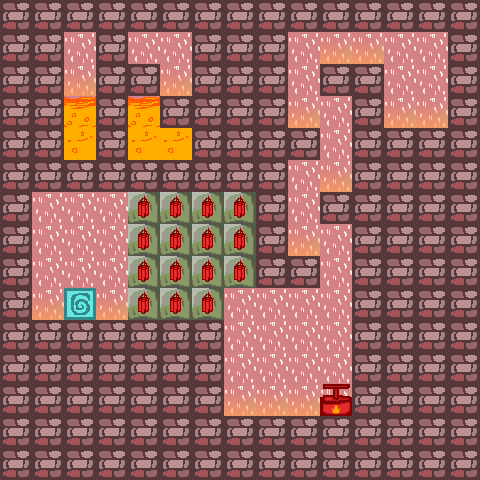

The image is a tile-based game level rendered from a .tmx file. Its description and complete source (layers, tilesets, objects, tile grids) follow:
An orthogonal 15x15 tile map with 32x32 px tiles, 2 tile layers (background, objects).

<map version="1.4" tiledversion="1.4.3" orientation="orthogonal" renderorder="right-down" width="15" height="15" tilewidth="32" tileheight="32" infinite="0" nextlayerid="3" nextobjectid="1">
 <tileset firstgid="1" source="testtiles2.tsx" />
 <layer id="1" name="background" width="15" height="15">
  <data encoding="csv">
16,16,16,16,16,16,16,16,16,16,16,16,16,16,16,
16,16,16,16,16,16,16,16,16,16,17,17,16,16,16,
16,16,16,16,16,16,16,16,16,16,16,16,16,16,16,
16,16,16,16,16,16,16,16,16,17,16,16,17,17,17,
16,16,16,16,16,16,16,16,16,16,16,16,16,16,16,
16,16,16,16,16,16,16,16,16,16,17,16,16,16,16,
16,16,16,16,16,16,16,16,16,16,16,16,16,16,16,
16,16,16,16,16,16,16,16,16,17,16,16,16,16,16,
16,16,16,16,16,16,16,16,16,16,16,16,16,16,16,
16,17,17,17,17,17,17,16,16,16,16,16,16,16,16,
16,16,16,16,16,17,16,16,16,16,16,16,16,16,16,
16,16,16,16,16,16,16,16,16,16,16,16,16,16,16,
16,16,16,16,16,16,16,17,17,17,17,17,17,17,16,
16,16,16,16,16,16,16,16,16,16,16,16,16,16,16,
16,16,16,16,16,16,16,16,16,16,16,16,16,16,16
</data>
 </layer>
 <layer id="2" name="objects" width="15" height="15">
  <data encoding="csv">
15,15,15,15,15,15,15,15,15,15,15,15,15,15,15,
15,15,16,15,16,16,15,15,15,0,0,0,0,0,15,
15,15,17,15,15,17,15,15,15,0,15,15,0,0,15,
15,15,5,15,5,15,15,15,15,0,0,15,0,0,15,
15,15,7,15,7,7,15,15,15,15,0,15,15,15,15,
15,15,15,15,15,15,15,15,15,0,0,15,15,15,15,
15,0,0,0,9,9,9,9,15,0,15,15,15,15,15,
15,0,0,0,9,9,9,9,15,0,0,15,15,15,15,
15,0,0,0,9,9,9,9,15,15,0,15,15,15,15,
15,0,3,0,9,9,9,0,0,0,0,15,15,15,15,
15,15,15,15,15,15,15,0,0,0,0,15,15,15,15,
15,15,15,15,15,15,15,0,0,0,0,15,15,15,15,
15,15,15,15,15,15,15,0,0,0,8,15,15,15,15,
15,15,15,15,15,15,15,15,15,15,15,15,15,15,15,
15,15,15,15,15,15,15,15,15,15,15,15,15,15,15
</data>
 </layer>
</map>
